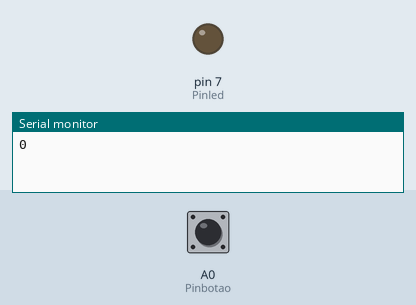
This program was run on a simulated Arduino Uno, built with avr-gcc and run on an emulated ATmega328P. Shown: output pins drawn as LEDs (lit = HIGH), the last lines printed to the serial monitor. The test bench sets the inputs (shaded band); at power-on: A0 (Pinbotao) LOW.

Above: at 0.5 s.
At 4.5 s:
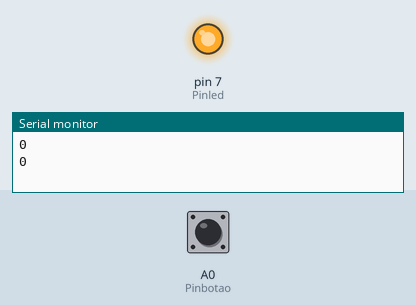
Timing chart, 0 to 6.9 s (numbered marks = the images above):
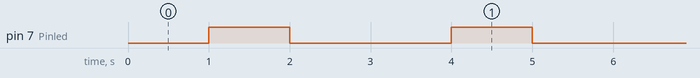

The program:

main.cpp
```cpp
#include <Arduino.h>
// definir pino do led
const int Pinled = 7;
//definir pino do botao
const int Pinbotao = A0;

void setup ()
{
// ligar  monitor serial
 Serial.begin(115200);
// deifinir pino led como saída
 pinMode (Pinled, OUTPUT);
//definir pino botao como entrada
 pinMode (Pinbotao, INPUT);

}

void loop ()
{
//ler o botão no monitor serial
  Serial.println(digitalRead(Pinbotao));
  //esperar 1 s
  delay(1000);
  //ligar o led
  digitalWrite (Pinled, HIGH);
  //esperar 1 s ligado
  delay(1000);
 //desligar o led
  digitalWrite (Pinled, LOW);
 //esperar 1 s desligado
  delay(1000);
}
```

Measured:
- by itself, pin 7 (Pinled): alternates HIGH for 1.0 s and LOW for 2.0 s
